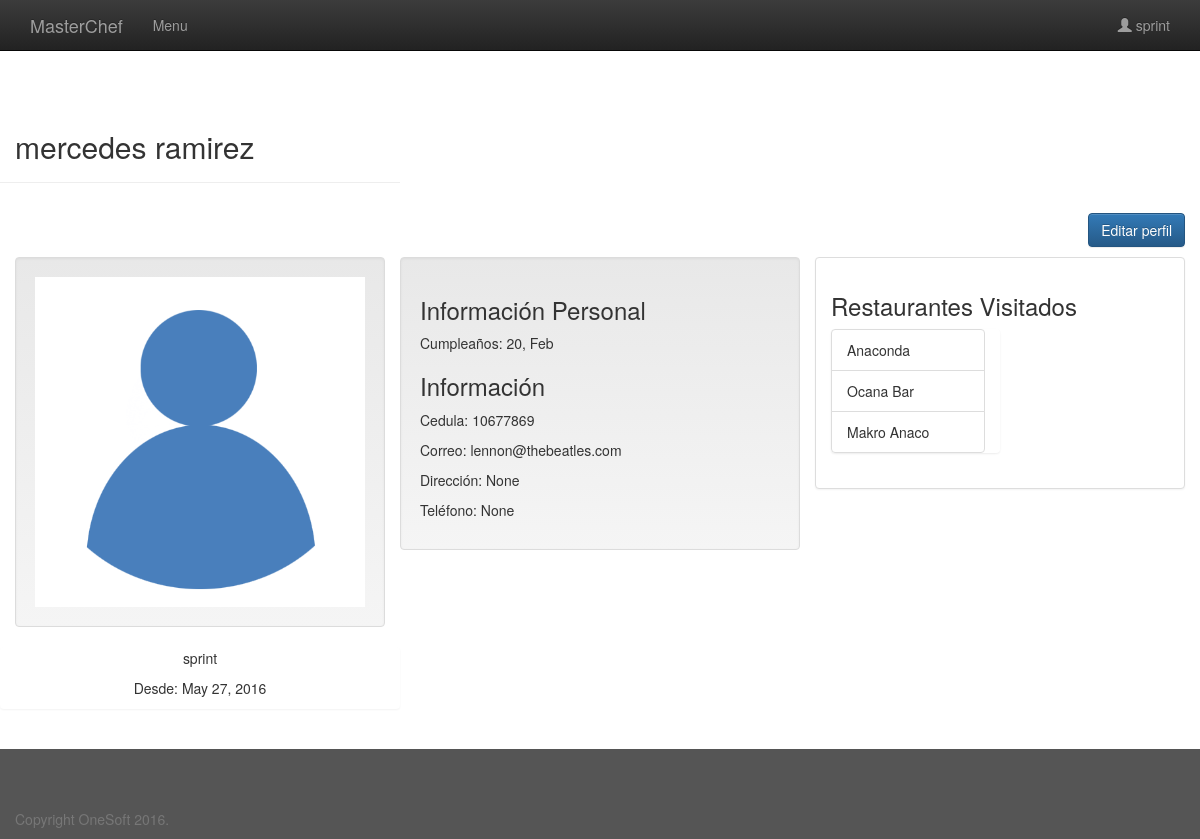
Screenshot of /perfil/ (signed in) with the database file from the repository.
### pedidos/models.py (models this page shows, shortened)
class Usuario(models.Model):
    perfil = models.OneToOneField(User) # aqui esta nombre, apellido correo y contrase;a
    cedula = models.PositiveIntegerField() # aqui no diferenciamos entre extranjeros y venezolanos
    email = models.EmailField()
    fecha_nac = models.DateField(auto_now=False, auto_now_add=False)
    direccion = models.CharField(max_length=200, null=True, blank=True)
    telf = models.CharField(max_length=20, null=True, blank=True )
    servicios = models.CharField(max_length=150) # No se como vamos a modelar esto todavia

### pedidos/views.py (the view)
# urls.py: url(r'^perfil/$', views.perfil, name='perfil'),
def perfil(request):
    u = User.objects.get(username=request.user)
    return render(request, 'perfil.html' , {'usuario': u.usuario})

### pedidos/templates/perfil.html
{% extends "base.html" %}
{% load staticfiles %}
{% block content %}
  <div class="container-fluid">
    <div class="row">
      <div class="col-sm-4 page-header">
          <h2> {{ user.first_name }} {{ user.last_name }}</h2>
      </div>
    </div>
    <div class="row">
      <div class="col-md-12">
        <a href="{% url 'editar_perfil' user.id %}" role="button" class="btn btn-primary pull-right">Editar perfil</a>
      </div>
    </div>
  </div>
  <div class="container-fluid">
    <div class="row">
      <div class="col-sm-4">
        <div class="row">
          <div class="col-sm-12">
            <div class="well">
              <img src={% static "img/blank-profile.png" %} class="img-responsive" alt="Avatar">
            </div>
          </div>
          <div class="col-sm-12 panel text-center">
            <p>{{ user.username }}</p>
            <p> Desde: {{ user.date_joined | date:"M d, Y"}} </p>
          </div>
        </div>
      </div>
      <div class="col-sm-4 well">
        <h3>Información Personal</h3>
          <p>Cumpleaños: {{usuario.fecha_nac | date:"d, M"}}</p>
        <h3>Información</h3>
          <p>Cedula: {{usuario.cedula}}</p>
          <p>Correo: {{usuario.perfil.email }}</p>
          <p>Dirección: {{usuario.direccion }}</p>
          <p>Teléfono: {{usuario.telf }}</p>
      </div>
      <div class="col-sm-4">
        <div class="row">
            <div class="col-sm-12">
              <div class="panel panel-default text-left">
                <div class="panel-body">
                  <h3>Restaurantes Visitados</h3>
                <ul class="list-group col-sm-6">
                  <li class="list-group-item">Anaconda</li>
                  <li class="list-group-item">Ocana Bar</li>
                  <li class="list-group-item">Makro Anaco</li>
                </ul>
                </div>
              </div>
          </div>
        </div>
       </div>
    </div>
  </div>
{% endblock %}

### pedidos/templates/base.html (shortened to what this page needs)
{% load staticfiles %}
<!DOCTYPE html>
<html lang="en">
<head>
    <link rel="stylesheet" href="{% static 'css/bootstrap.min.css' %}">
    <link rel="stylesheet" href="{% static 'css/bootstrap-theme.min.css' %}">
    <link rel="stylesheet" href="{% static 'css/half-slider.css' %}">
    <link rel="stylesheet" href="{% static 'css/signin.css' %}">
    <link rel="stylesheet" href="{% static 'css/theme.css' %}" >
</head>
<body role="document" >
    <nav class="navbar navbar-inverse navbar-fixed-top" >
      <div class="container">
        <div class="navbar-header">
          <a class="navbar-brand" href="/">MasterChef</a>
        </div>
        <div id="navbar" class="navbar-collapse collapse">
          <ul class="nav navbar-nav ">
            <li>
              <a href={% url 'menu' %}>Menu</a>
            </li>
          </ul>
          {% if user.is_authenticated %}
          <ul class="nav navbar-nav navbar-right">
              <li class="dropdown">
                  <a class="dropdown-toggle" data-toggle="dropdown" href="#"><span class="glyphicon glyphicon-user"></span> {{ user.username }} </a>
              </li>
          </ul>
          {% endif %}
        </div>
      </div>
    </nav>
{% block content %}{% endblock %}
    <footer class="footer container-fluid"  >
        <p class="text-muted">Copyright OneSoft 2016. </p>
    </footer>
  </body>
</html>

### pedidos/static/css/half-slider.css (style rules this page uses)
html, body { height: 100%; }
footer { margin: 0px 0; padding-top: 60px; }
.row { margin-bottom: 10px; }

### pedidos/static/css/theme.css (style rules this page uses)
body { padding-top: 70px; padding-bottom: 30px; }

### pedidos/templates/base.html (style rules this page uses)
footer { background-color: #555; color: white; }

### rows the page displays
Usuario: fecha_nac "20, Feb", cedula "10677869", perfil.email "lennon@thebeatles.com", direccion "None", telf "None"

### other values shown
{{ user.username }} "sprint"
{{ user.first_name }} "mercedes"
{{ user.last_name }} "ramirez"
{{ user.date_joined | date:"M d, Y" }} "May 27, 2016"
